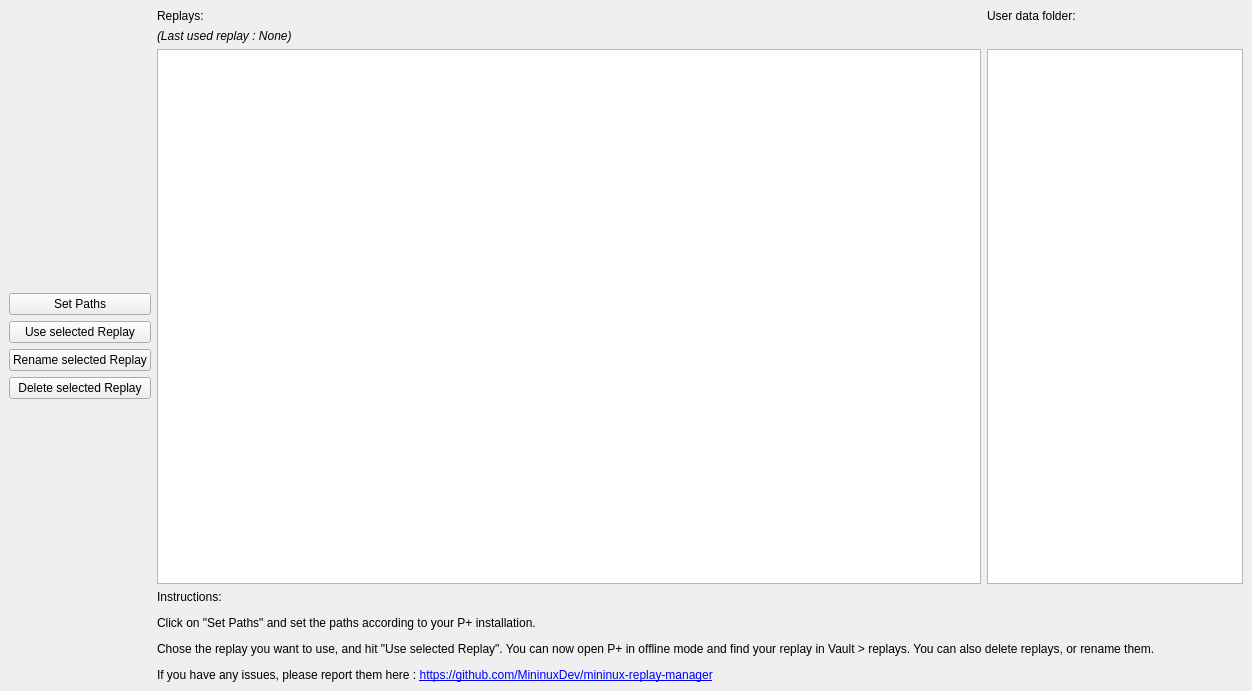
<?xml version="1.0" encoding="UTF-8"?>
<ui version="4.0">
 <class>MainWindow</class>
 <widget class="QMainWindow" name="MainWindow">
  <property name="geometry">
   <rect>
    <x>0</x>
    <y>0</y>
    <width>1252</width>
    <height>691</height>
   </rect>
  </property>
  <property name="minimumSize">
   <size>
    <width>820</width>
    <height>500</height>
   </size>
  </property>
  <property name="windowTitle">
   <string>Mininux Replay Manager</string>
  </property>
  <property name="windowIcon">
   <iconset resource="../resources/resources.qrc">
    <normaloff>:/images/icon.png</normaloff>:/images/icon.png</iconset>
  </property>
  <property name="styleSheet">
   <string notr="true"/>
  </property>
  <widget class="QWidget" name="centralWidget">
   <property name="styleSheet">
    <string notr="true"/>
   </property>
   <layout class="QHBoxLayout" name="horizontalLayout">
    <item>
     <layout class="QVBoxLayout" name="verticalLayout">
      <item>
       <spacer name="verticalSpacer">
        <property name="orientation">
         <enum>Qt::Vertical</enum>
        </property>
        <property name="sizeHint" stdset="0">
         <size>
          <width>20</width>
          <height>40</height>
         </size>
        </property>
       </spacer>
      </item>
      <item>
       <widget class="QPushButton" name="setPaths_Button">
        <property name="text">
         <string>Set Paths</string>
        </property>
       </widget>
      </item>
      <item>
       <widget class="QPushButton" name="useReplay_Button">
        <property name="text">
         <string>Use selected Replay</string>
        </property>
       </widget>
      </item>
      <item>
       <widget class="QPushButton" name="renameReplay_Button">
        <property name="text">
         <string>Rename selected Replay</string>
        </property>
       </widget>
      </item>
      <item>
       <widget class="QPushButton" name="deleteReplay_Button">
        <property name="text">
         <string>Delete selected Replay</string>
        </property>
       </widget>
      </item>
      <item>
       <spacer name="verticalSpacer_2">
        <property name="orientation">
         <enum>Qt::Vertical</enum>
        </property>
        <property name="sizeHint" stdset="0">
         <size>
          <width>20</width>
          <height>40</height>
         </size>
        </property>
       </spacer>
      </item>
     </layout>
    </item>
    <item>
     <layout class="QGridLayout" name="gridLayout">
      <item row="0" column="2">
       <widget class="QLabel" name="userFolderList_Header">
        <property name="text">
         <string>User data folder:</string>
        </property>
       </widget>
      </item>
      <item row="0" column="1">
       <widget class="QLabel" name="replayDataList_Header">
        <property name="text">
         <string>Replays:</string>
        </property>
       </widget>
      </item>
      <item row="2" column="1">
       <widget class="QListView" name="replayData_ListView"/>
      </item>
      <item row="2" column="2">
       <widget class="QListView" name="userData_ListView">
        <property name="sizePolicy">
         <sizepolicy hsizetype="Minimum" vsizetype="Expanding">
          <horstretch>0</horstretch>
          <verstretch>0</verstretch>
         </sizepolicy>
        </property>
        <property name="selectionMode">
         <enum>QAbstractItemView::NoSelection</enum>
        </property>
       </widget>
      </item>
      <item row="3" column="1" colspan="2">
       <layout class="QHBoxLayout" name="horizontalLayout_3">
        <item>
         <widget class="QLabel" name="instructions_Label">
          <property name="sizePolicy">
           <sizepolicy hsizetype="Expanding" vsizetype="Preferred">
            <horstretch>0</horstretch>
            <verstretch>0</verstretch>
           </sizepolicy>
          </property>
          <property name="text">
           <string>&lt;html&gt;&lt;head/&gt;&lt;body&gt;&lt;p&gt;Instructions:&lt;/p&gt;&lt;p&gt;Click on &amp;quot;Set Paths&amp;quot; and set the paths according to your P+ installation.&lt;/p&gt;&lt;p&gt;Chose the replay you want to use, and hit &amp;quot;Use selected Replay&amp;quot;. You can now open P+ in offline mode and find your replay in Vault &amp;gt; replays. You can also delete replays, or rename them.&lt;/p&gt;&lt;p&gt;If you have any issues, please report them here : &lt;a href=&quot;https://github.com/MininuxDev/mininux-replay-manager&quot;&gt;https://github.com/MininuxDev/mininux-replay-manager&lt;/a&gt;&lt;/p&gt;&lt;/body&gt;&lt;/html&gt;</string>
          </property>
          <property name="wordWrap">
           <bool>true</bool>
          </property>
         </widget>
        </item>
       </layout>
      </item>
      <item row="1" column="1">
       <widget class="QLabel" name="lastUsedReplay_Label">
        <property name="font">
         <font>
          <italic>true</italic>
         </font>
        </property>
        <property name="text">
         <string>(Last used replay : None)</string>
        </property>
       </widget>
      </item>
     </layout>
    </item>
   </layout>
  </widget>
  <widget class="QMenuBar" name="menuBar">
   <property name="geometry">
    <rect>
     <x>0</x>
     <y>0</y>
     <width>1252</width>
     <height>20</height>
    </rect>
   </property>
  </widget>
 </widget>
 <resources>
  <include location="../resources/resources.qrc"/>
 </resources>
 <connections>
  <connection>
   <sender>setPaths_Button</sender>
   <signal>clicked()</signal>
   <receiver>MainWindow</receiver>
   <slot>setPaths()</slot>
   <hints>
    <hint type="sourcelabel">
     <x>91</x>
     <y>310</y>
    </hint>
    <hint type="destinationlabel">
     <x>114</x>
     <y>194</y>
    </hint>
   </hints>
  </connection>
  <connection>
   <sender>useReplay_Button</sender>
   <signal>clicked()</signal>
   <receiver>MainWindow</receiver>
   <slot>useReplay()</slot>
   <hints>
    <hint type="sourcelabel">
     <x>51</x>
     <y>339</y>
    </hint>
    <hint type="destinationlabel">
     <x>34</x>
     <y>185</y>
    </hint>
   </hints>
  </connection>
  <connection>
   <sender>renameReplay_Button</sender>
   <signal>clicked()</signal>
   <receiver>MainWindow</receiver>
   <slot>renameReplay()</slot>
   <hints>
    <hint type="sourcelabel">
     <x>136</x>
     <y>364</y>
    </hint>
    <hint type="destinationlabel">
     <x>150</x>
     <y>491</y>
    </hint>
   </hints>
  </connection>
  <connection>
   <sender>deleteReplay_Button</sender>
   <signal>clicked()</signal>
   <receiver>MainWindow</receiver>
   <slot>deleteReplay()</slot>
   <hints>
    <hint type="sourcelabel">
     <x>64</x>
     <y>398</y>
    </hint>
    <hint type="destinationlabel">
     <x>59</x>
     <y>473</y>
    </hint>
   </hints>
  </connection>
 </connections>
 <slots>
  <slot>setPaths()</slot>
  <slot>useReplay()</slot>
  <slot>renameReplay()</slot>
  <slot>deleteReplay()</slot>
 </slots>
</ui>
